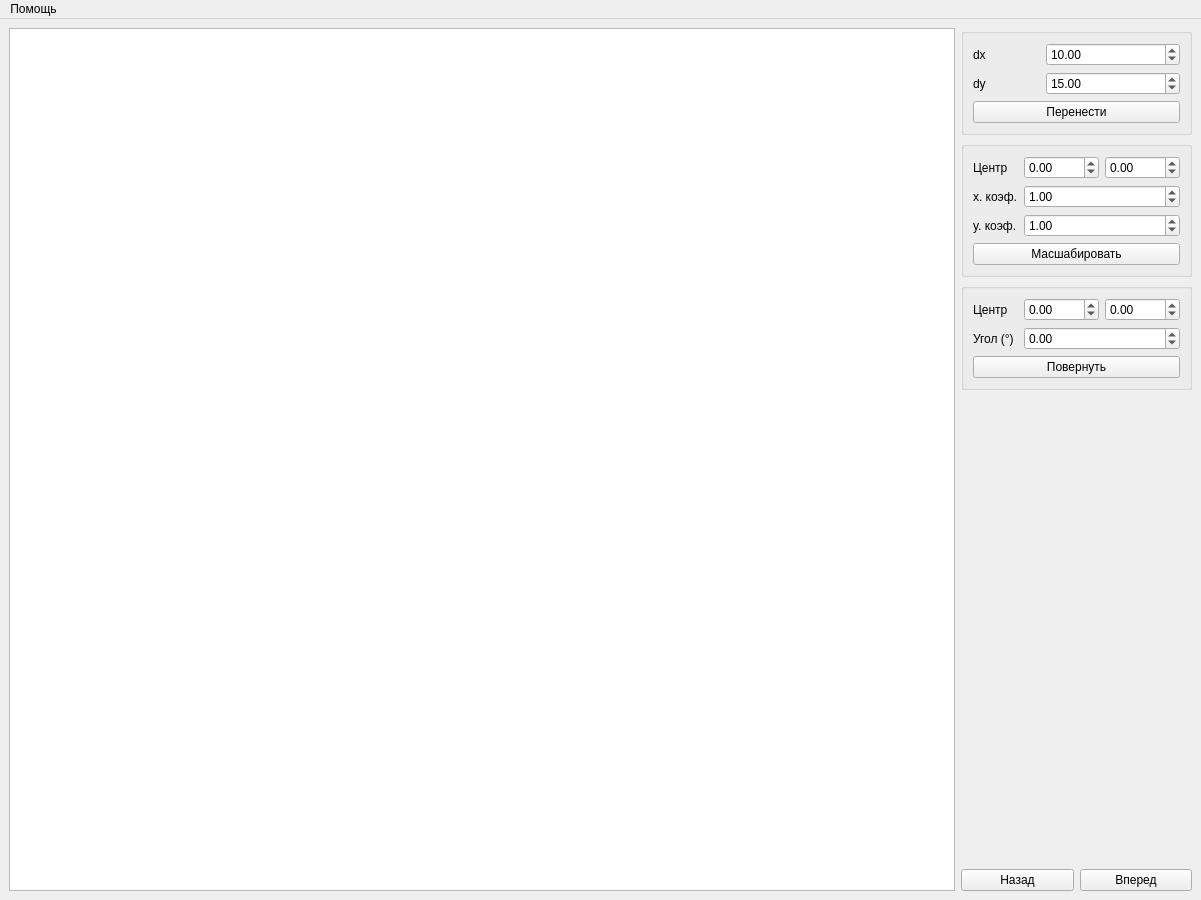
<?xml version="1.0" encoding="UTF-8"?>
<ui version="4.0">
 <class>MainWindow</class>
 <widget class="QMainWindow" name="MainWindow">
  <property name="geometry">
   <rect>
    <x>0</x>
    <y>0</y>
    <width>1201</width>
    <height>900</height>
   </rect>
  </property>
  <property name="windowTitle">
   <string>MainWindow</string>
  </property>
  <widget class="QWidget" name="centralwidget">
   <layout class="QHBoxLayout" name="horizontalLayout">
    <item>
     <widget class="QChartView" name="chart_view"/>
    </item>
    <item>
     <layout class="QVBoxLayout" name="verticalLayout">
      <item>
       <widget class="QGroupBox" name="gb_move">
        <property name="title">
         <string/>
        </property>
        <layout class="QGridLayout" name="gridLayout">
         <item row="0" column="0">
          <widget class="QLabel" name="l_mov_dx">
           <property name="text">
            <string>dx</string>
           </property>
          </widget>
         </item>
         <item row="2" column="0" colspan="3">
          <widget class="QPushButton" name="pb_move">
           <property name="text">
            <string>Перенести</string>
           </property>
          </widget>
         </item>
         <item row="1" column="1" colspan="2">
          <widget class="QDoubleSpinBox" name="dsb_mov_dy">
           <property name="minimum">
            <double>-1000.000000000000000</double>
           </property>
           <property name="maximum">
            <double>1000.000000000000000</double>
           </property>
           <property name="value">
            <double>15.000000000000000</double>
           </property>
          </widget>
         </item>
         <item row="1" column="0">
          <widget class="QLabel" name="l_mov_dy">
           <property name="text">
            <string>dy</string>
           </property>
          </widget>
         </item>
         <item row="0" column="1" colspan="2">
          <widget class="QDoubleSpinBox" name="dsb_mov_dx">
           <property name="minimum">
            <double>-1000.000000000000000</double>
           </property>
           <property name="maximum">
            <double>1000.000000000000000</double>
           </property>
           <property name="value">
            <double>10.000000000000000</double>
           </property>
          </widget>
         </item>
        </layout>
       </widget>
      </item>
      <item>
       <widget class="QGroupBox" name="gb_scale">
        <property name="title">
         <string/>
        </property>
        <layout class="QGridLayout" name="gridLayout_2">
         <item row="0" column="2">
          <widget class="QDoubleSpinBox" name="dsb_sca_central_y">
           <property name="minimum">
            <double>-1000.000000000000000</double>
           </property>
           <property name="maximum">
            <double>1000.000000000000000</double>
           </property>
          </widget>
         </item>
         <item row="1" column="1" colspan="2">
          <widget class="QDoubleSpinBox" name="dsb_sca_kx">
           <property name="minimum">
            <double>-1000.000000000000000</double>
           </property>
           <property name="maximum">
            <double>1000.000000000000000</double>
           </property>
           <property name="singleStep">
            <double>0.500000000000000</double>
           </property>
           <property name="value">
            <double>1.000000000000000</double>
           </property>
          </widget>
         </item>
         <item row="0" column="0">
          <widget class="QLabel" name="l_sca_cental">
           <property name="text">
            <string>Центр</string>
           </property>
          </widget>
         </item>
         <item row="2" column="1" colspan="2">
          <widget class="QDoubleSpinBox" name="dsb_sca_ky">
           <property name="minimum">
            <double>-1000.000000000000000</double>
           </property>
           <property name="maximum">
            <double>1000.000000000000000</double>
           </property>
           <property name="singleStep">
            <double>0.500000000000000</double>
           </property>
           <property name="value">
            <double>1.000000000000000</double>
           </property>
          </widget>
         </item>
         <item row="3" column="0" colspan="3">
          <widget class="QPushButton" name="pb_scale">
           <property name="text">
            <string>Масшабировать</string>
           </property>
          </widget>
         </item>
         <item row="1" column="0">
          <widget class="QLabel" name="l_sca_kx">
           <property name="text">
            <string>x. коэф.</string>
           </property>
          </widget>
         </item>
         <item row="2" column="0">
          <widget class="QLabel" name="l_sca_ky">
           <property name="text">
            <string>y. коэф.</string>
           </property>
          </widget>
         </item>
         <item row="0" column="1">
          <widget class="QDoubleSpinBox" name="dsb_sca_central_x">
           <property name="minimum">
            <double>-1000.000000000000000</double>
           </property>
           <property name="maximum">
            <double>1000.000000000000000</double>
           </property>
           <property name="value">
            <double>0.000000000000000</double>
           </property>
          </widget>
         </item>
        </layout>
       </widget>
      </item>
      <item>
       <widget class="QGroupBox" name="gb_rotate">
        <property name="title">
         <string/>
        </property>
        <layout class="QGridLayout" name="gridLayout_3">
         <item row="0" column="0">
          <widget class="QLabel" name="l_rot_cental">
           <property name="text">
            <string>Центр</string>
           </property>
          </widget>
         </item>
         <item row="1" column="0">
          <widget class="QLabel" name="l_rot_angle">
           <property name="text">
            <string>Угол (°)</string>
           </property>
          </widget>
         </item>
         <item row="2" column="0" colspan="3">
          <widget class="QPushButton" name="pb_rotate">
           <property name="text">
            <string>Повернуть</string>
           </property>
          </widget>
         </item>
         <item row="0" column="1">
          <widget class="QDoubleSpinBox" name="dsb_rot_central_x">
           <property name="minimum">
            <double>-1000.000000000000000</double>
           </property>
           <property name="maximum">
            <double>1000.000000000000000</double>
           </property>
          </widget>
         </item>
         <item row="1" column="1" colspan="2">
          <widget class="QDoubleSpinBox" name="dsb_rot_angle">
           <property name="minimum">
            <double>-1000.000000000000000</double>
           </property>
           <property name="maximum">
            <double>1000.000000000000000</double>
           </property>
           <property name="singleStep">
            <double>10.000000000000000</double>
           </property>
          </widget>
         </item>
         <item row="0" column="2">
          <widget class="QDoubleSpinBox" name="dsb_rot_central_y">
           <property name="minimum">
            <double>-1000.000000000000000</double>
           </property>
           <property name="maximum">
            <double>1000.000000000000000</double>
           </property>
          </widget>
         </item>
        </layout>
       </widget>
      </item>
      <item>
       <spacer name="verticalSpacer">
        <property name="orientation">
         <enum>Qt::Vertical</enum>
        </property>
        <property name="sizeHint" stdset="0">
         <size>
          <width>20</width>
          <height>40</height>
         </size>
        </property>
       </spacer>
      </item>
      <item>
       <layout class="QHBoxLayout" name="hl_forward_back_pb">
        <item>
         <widget class="QPushButton" name="pb_back">
          <property name="text">
           <string>Назад</string>
          </property>
         </widget>
        </item>
        <item>
         <widget class="QPushButton" name="pb_forward">
          <property name="text">
           <string>Вперед</string>
          </property>
         </widget>
        </item>
       </layout>
      </item>
     </layout>
    </item>
   </layout>
  </widget>
  <widget class="QMenuBar" name="menubar">
   <property name="geometry">
    <rect>
     <x>0</x>
     <y>0</y>
     <width>1201</width>
     <height>33</height>
    </rect>
   </property>
   <widget class="QMenu" name="menu">
    <property name="title">
     <string>Помощь</string>
    </property>
    <addaction name="action_task"/>
    <addaction name="action_about"/>
   </widget>
   <addaction name="menu"/>
  </widget>
  <action name="action_task">
   <property name="text">
    <string>Условие</string>
   </property>
  </action>
  <action name="action_about">
   <property name="text">
    <string>О приложении</string>
   </property>
  </action>
 </widget>
 <customwidgets>
  <customwidget>
   <class>QChartView</class>
   <extends>QGraphicsView</extends>
   <header location="global">QtCharts</header>
  </customwidget>
 </customwidgets>
 <resources/>
 <connections/>
</ui>
